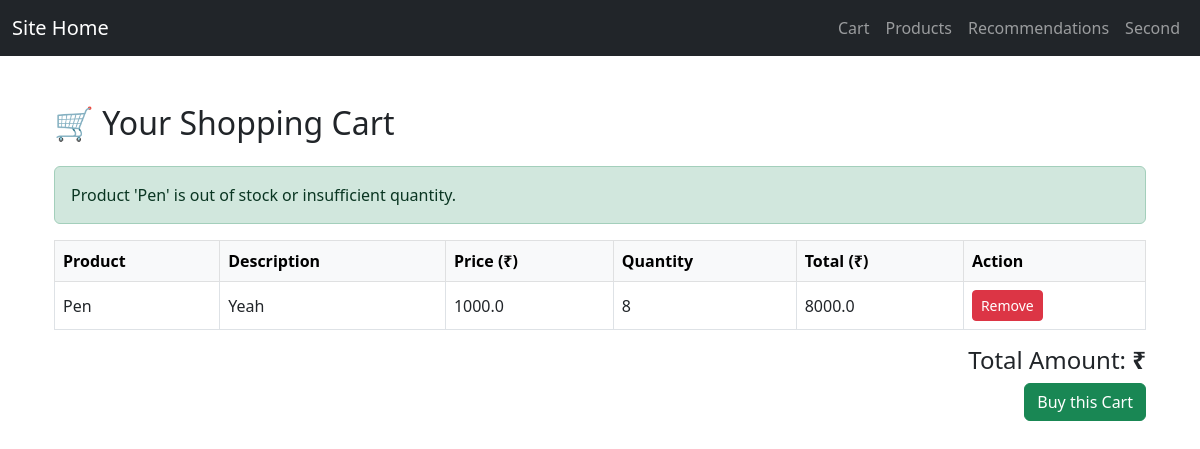
/checkout (signed in), run on the app's committed database.
### app/models/user_cart.py (models this page shows)
class Cart(db.Model):
    id = db.Column(db.Integer, primary_key=True)
    user_id = db.Column(db.Integer, db.ForeignKey('user.id'), nullable=False)
    product_id = db.Column(db.Integer, db.ForeignKey('product.id'), nullable=False)
    quantity = db.Column(db.Integer, default=1)
    date_added = db.Column(db.DateTime, default=datetime.utcnow)
    user = db.relationship('User', backref='cart_items')
    product = db.relationship('Product')

### app/models/product.py (models this page shows, shortened)
class Product(db.Model):
    id = db.Column(db.Integer, primary_key=True)
    name = db.Column(db.String(200), nullable=False)
    description = db.Column(db.String(500))
    price = db.Column(db.Float, nullable=False)
    category = db.Column(db.String(100))
    brand = db.Column(db.String(100))
    quantity=db.Column(db.Integer)
    date_added = db.Column(db.DateTime, default=datetime.utcnow)

### app/routes/product_routes.py (the view, shortened to what this page needs)
@product_bp.route("/checkout",methods=['POST','GET'])
@login_required
def checkout():
    user_id=current_user.id
    cart_items=Cart.query.filter_by(user_id=user_id).all()
    for cart_item in cart_items:
        product=Product.query.filter_by(id=cart_item.product_id).first()
        if product.quantity>=cart_item.quantity:
            order=Order(user_id=user_id,product_id=product.id,total_price=product.price*cart_item.quantity)
            db.session.add(order)
            product.quantity -= cart_item.quantity
        else:
            message = f"Product '{product.name}' is out of stock or insufficient quantity."
            return render_template('user_cart.html', cart_items=cart_items, message=message)

### app/routes/admin_routes.py (called while the page is built)
@login_manager.user_loader
def load_user(user_id):
    return User.query.get(int(user_id))

### app/templates/user_cart.html (shortened to what this page needs)
{% extends 'base.html' %}
{% block content %}
<div class="container my-5">
    <h2 class="mb-4">🛒 Your Shopping Cart</h2>
    {% if message %}
    <div class="alert alert-success">{{ message }}</div>
    {% endif %}
    {% if cart_items %}
        <table class="table table-bordered align-middle">
            <thead class="table-light">
                <tr>
                    <th>Product</th>
                    <th>Description</th>
                    <th>Price (₹)</th>
                    <th>Quantity</th>
                    <th>Total (₹)</th>
                    <th>Action</th>
                </tr>
            </thead>
            <tbody>
                {% for item in cart_items %}
                    <tr>
                        <td>{{ item.product.name }}</td>
                        <td>{{ item.product.description }}</td>
                        <td>{{ item.product.price }}</td>
                        <td>{{ item.quantity }}</td>
                        <td>{{ item.product.price * item.quantity }}</td>
                        <td>
                            <a href="/cart/delete/{{ item.id }}"
                               onclick="return confirm('Remove this item from cart?')"
                               class="btn btn-sm btn-danger">Remove</a>
                        </td>
                    </tr>
                {% endfor %}
            </tbody>
        </table>
        <div class="text-end">
            <h4 class="text-end">Total Amount: <strong>₹{{ total_amount }}</strong></h4>
            <a href="/checkout" class="btn btn-success">Buy this Cart</a>
        </div>
    {% else %}
        <p class="alert alert-info">Your cart is empty.</p>
    {% endif %}
</div>
{% endblock content %}

### data on the page
Cart: product.name "Pen", product.description "Yeah", product.price "1000.0", quantity "8", item.product.price*item.quantity "8000.0"

### other printed values
{{ message }} "Product 'Pen' is out of stock or insufficient quantity."
